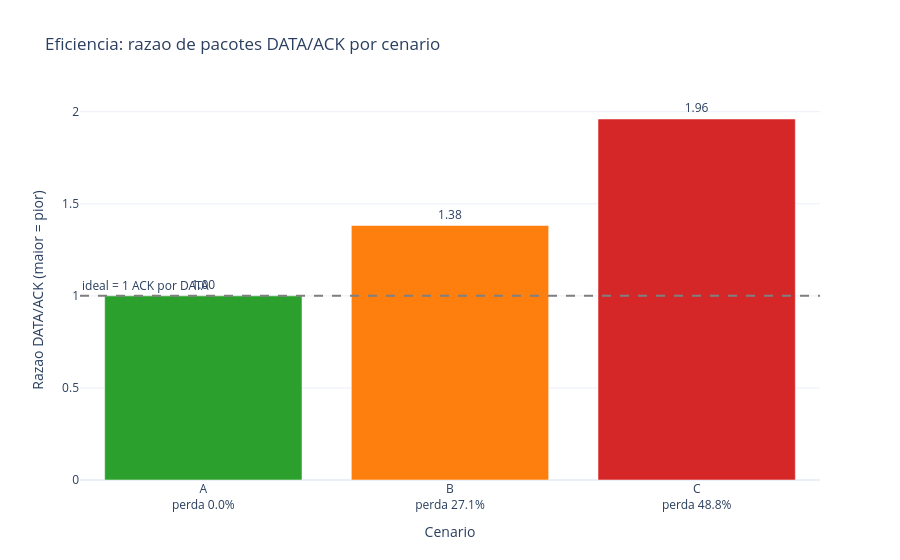

Notebook cell for this chart:
### Markdown cell above
## D9 — Eficiência DATA/ACK (tarefa 9)
O receptor GBN emite um ACK cumulativo por pacote que **chega**, então a razão DATA/ACK segue `1/(1-p_ef)`: ~1 em canal limpo e crescente com a perda. A eficiência piora à medida que a perda aumenta.

### Code cell
from src.sim.efficiency import EfficiencyStudy, build_figure as efficiency_fig

print(EfficiencyStudy(reps=20, seed=1).generate_report())
efficiency_fig(reps=20, seed=1).show()

### Figure 1 — Plotly figure (JSON) as saved in the notebook; plotly's stock layout.template omitted (floating-point values rounded to 4 significant figures)
{"data": [{"marker": {"color": ["#2ca02c", "#ff7f0e", "#d62728"]}, "text": ["1.00", "1.38", "1.96"], "textposition": "outside", "type": "bar", "x": ["A<br>perda 0.0%", "B<br>perda 27.1%", "C<br>perda 48.8%"], "y": [1, 1.382, 1.96]}], "layout": {"annotations": [{"showarrow": false, "text": "ideal = 1 ACK por DATA", "x": 0, "xanchor": "left", "xref": "x domain", "y": 1, "yanchor": "bottom", "yref": "y"}], "shapes": [{"line": {"color": "#7f7f7f", "dash": "dash"}, "type": "line", "x0": 0, "x1": 1, "xref": "x domain", "y0": 1, "y1": 1, "yref": "y"}], "title": {"text": "Eficiencia: razao de pacotes DATA/ACK por cenario"}, "xaxis": {"title": {"text": "Cenario"}}, "yaxis": {"title": {"text": "Razao DATA/ACK (maior = pior)"}}}}
